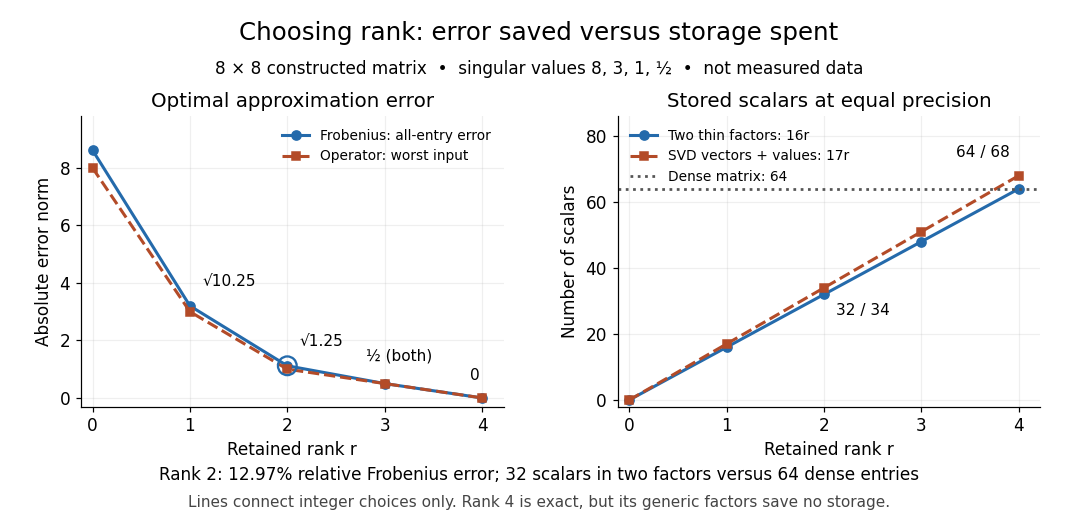

Recreate this plot in Python.
"""Draw exact error/storage curves; output PNG basename in the current directory.

Tested with Python 3.14.4, NumPy 2.3.5 and Matplotlib 3.10.7.
Run from _media with MPLCONFIGDIR=/tmp/codex-wiki-matplotlib.
The spectrum is stipulated, not fitted to measured data.
"""

from pathlib import Path

import matplotlib

matplotlib.use("Agg")
import matplotlib.pyplot as plt
import numpy as np


def main():
    singular_values = np.array([8, 3, 1, 0.5])
    ranks = np.arange(5)
    frobenius = np.array([np.linalg.norm(singular_values[r:]) for r in ranks])
    operator = np.r_[singular_values, 0]
    np.testing.assert_allclose(frobenius ** 2, [74.25, 10.25, 1.25, 0.25, 0])
    plt.rcParams.update({"font.size": 11, "axes.titlesize": 13})
    fig, (error_ax, storage_ax) = plt.subplots(1, 2, figsize=(9.8, 4.8), dpi=110, facecolor="white")
    fig.subplots_adjust(left=0.075, right=0.965, bottom=0.23, top=0.78, wspace=0.27)
    fig.suptitle("Choosing rank: error saved versus storage spent", fontsize=16, y=0.96)
    fig.text(0.5, 0.86, "8 × 8 constructed matrix  •  singular values 8, 3, 1, ½  •  not measured data", ha="center")
    error_ax.plot(ranks, frobenius, "o-", color="#246aab", label="Frobenius: all-entry error", linewidth=2, markersize=6)
    error_ax.plot(ranks, operator, "s--", color="#b34b28", label="Operator: worst input", linewidth=2, markersize=5)
    error_ax.set(title="Optimal approximation error", xlabel="Retained rank r", ylabel="Absolute error norm", ylim=(-0.3, 9.8))
    error_ax.legend(loc="upper right", fontsize=9, frameon=False)
    for rank, label, offset in [(1, "√10.25", (8, 13)), (2, "√1.25", (8, 13)), (3, "½ (both)", (-12, 15)), (4, "0", (-8, 12))]:
        error_ax.annotate(label, (rank, frobenius[rank]), xytext=offset, textcoords="offset points", fontsize=10)
    error_ax.scatter([2], [frobenius[2]], s=150, facecolors="none", edgecolors="#246aab", linewidths=1.5, zorder=5)
    storage_ax.plot(ranks, 16 * ranks, "o-", color="#246aab", label="Two thin factors: 16r", linewidth=2, markersize=6)
    storage_ax.plot(ranks, 17 * ranks, "s--", color="#b34b28", label="SVD vectors + values: 17r", linewidth=2, markersize=5)
    storage_ax.axhline(64, color="#555555", linestyle=":", linewidth=1.8, label="Dense matrix: 64")
    storage_ax.set(title="Stored scalars at equal precision", xlabel="Retained rank r", ylabel="Number of scalars", ylim=(-2, 86))
    storage_ax.legend(loc="upper left", fontsize=9, frameon=False)
    storage_ax.annotate("32 / 34", (2, 34), xytext=(8, -18), textcoords="offset points", fontsize=10)
    storage_ax.annotate("64 / 68", (4, 68), xytext=(-41, 12), textcoords="offset points", fontsize=10)
    for ax in [error_ax, storage_ax]:
        ax.set_xticks(ranks)
        ax.set_xlim(-0.12, 4.22)
        ax.grid(alpha=0.2)
        ax.spines[["top", "right"]].set_visible(False)
    fig.text(0.5, 0.09, "Rank 2: 12.97% relative Frobenius error; 32 scalars in two factors versus 64 dense entries", ha="center", fontsize=11)
    fig.text(0.5, 0.04, "Lines connect integer choices only. Rank 4 is exact, but its generic factors save no storage.", ha="center", fontsize=10, color="#454545")
    fig.savefig(Path(__file__).with_suffix(".png").name, facecolor="white", transparent=False)
    plt.close(fig)


if __name__ == "__main__":
    main()
